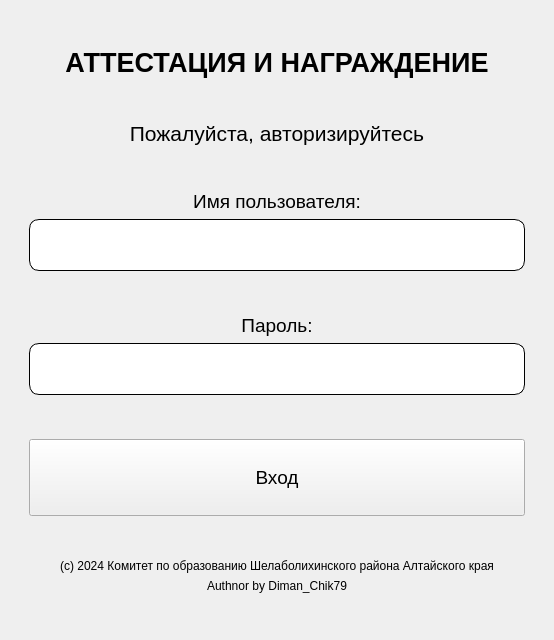
<?xml version="1.0" encoding="UTF-8"?>
<ui version="4.0">
 <class>MainWindow</class>
 <widget class="QMainWindow" name="MainWindow">
  <property name="geometry">
   <rect>
    <x>0</x>
    <y>0</y>
    <width>554</width>
    <height>640</height>
   </rect>
  </property>
  <property name="sizePolicy">
   <sizepolicy hsizetype="Expanding" vsizetype="Expanding">
    <horstretch>0</horstretch>
    <verstretch>0</verstretch>
   </sizepolicy>
  </property>
  <property name="windowTitle">
   <string>MainWindow</string>
  </property>
  <widget class="QWidget" name="centralwidget">
   <layout class="QVBoxLayout" name="verticalLayout">
    <item>
     <spacer name="verticalSpacer_6">
      <property name="orientation">
       <enum>Qt::Vertical</enum>
      </property>
      <property name="sizeHint" stdset="0">
       <size>
        <width>20</width>
        <height>40</height>
       </size>
      </property>
     </spacer>
    </item>
    <item>
     <widget class="QLabel" name="label_4">
      <property name="font">
       <font>
        <pointsize>20</pointsize>
        <weight>75</weight>
        <bold>true</bold>
       </font>
      </property>
      <property name="text">
       <string>АТТЕСТАЦИЯ И НАГРАЖДЕНИЕ</string>
      </property>
      <property name="alignment">
       <set>Qt::AlignCenter</set>
      </property>
     </widget>
    </item>
    <item>
     <spacer name="verticalSpacer_5">
      <property name="orientation">
       <enum>Qt::Vertical</enum>
      </property>
      <property name="sizeHint" stdset="0">
       <size>
        <width>20</width>
        <height>40</height>
       </size>
      </property>
     </spacer>
    </item>
    <item>
     <widget class="QLabel" name="label_3">
      <property name="font">
       <font>
        <pointsize>16</pointsize>
       </font>
      </property>
      <property name="text">
       <string>Пожалуйста, авторизируйтесь</string>
      </property>
      <property name="alignment">
       <set>Qt::AlignCenter</set>
      </property>
     </widget>
    </item>
    <item>
     <spacer name="verticalSpacer">
      <property name="orientation">
       <enum>Qt::Vertical</enum>
      </property>
      <property name="sizeHint" stdset="0">
       <size>
        <width>20</width>
        <height>40</height>
       </size>
      </property>
     </spacer>
    </item>
    <item>
     <widget class="QLabel" name="label">
      <property name="font">
       <font>
        <pointsize>14</pointsize>
       </font>
      </property>
      <property name="text">
       <string>Имя пользователя:</string>
      </property>
      <property name="alignment">
       <set>Qt::AlignCenter</set>
      </property>
     </widget>
    </item>
    <item>
     <widget class="QLineEdit" name="txt_user">
      <property name="sizePolicy">
       <sizepolicy hsizetype="Expanding" vsizetype="Expanding">
        <horstretch>0</horstretch>
        <verstretch>0</verstretch>
       </sizepolicy>
      </property>
      <property name="sizeIncrement">
       <size>
        <width>0</width>
        <height>0</height>
       </size>
      </property>
      <property name="font">
       <font>
        <pointsize>14</pointsize>
       </font>
      </property>
      <property name="styleSheet">
       <string notr="true">border: 1px solid black;
margin-left: 20px;
margin-right: 20px;
min-height: 50px;
border-radius: 10px;</string>
      </property>
      <property name="alignment">
       <set>Qt::AlignCenter</set>
      </property>
     </widget>
    </item>
    <item>
     <spacer name="verticalSpacer_2">
      <property name="orientation">
       <enum>Qt::Vertical</enum>
      </property>
      <property name="sizeHint" stdset="0">
       <size>
        <width>20</width>
        <height>40</height>
       </size>
      </property>
     </spacer>
    </item>
    <item>
     <widget class="QLabel" name="label_2">
      <property name="font">
       <font>
        <pointsize>14</pointsize>
       </font>
      </property>
      <property name="text">
       <string>Пароль:</string>
      </property>
      <property name="alignment">
       <set>Qt::AlignCenter</set>
      </property>
     </widget>
    </item>
    <item>
     <widget class="QLineEdit" name="txt_password">
      <property name="sizePolicy">
       <sizepolicy hsizetype="Expanding" vsizetype="Expanding">
        <horstretch>0</horstretch>
        <verstretch>0</verstretch>
       </sizepolicy>
      </property>
      <property name="font">
       <font>
        <pointsize>14</pointsize>
       </font>
      </property>
      <property name="styleSheet">
       <string notr="true">border: 1px solid black;
margin-left: 20px;
margin-right: 20px;
min-height: 50px;
border-radius: 10px;</string>
      </property>
      <property name="echoMode">
       <enum>QLineEdit::Password</enum>
      </property>
      <property name="alignment">
       <set>Qt::AlignCenter</set>
      </property>
     </widget>
    </item>
    <item>
     <spacer name="verticalSpacer_3">
      <property name="orientation">
       <enum>Qt::Vertical</enum>
      </property>
      <property name="sizeHint" stdset="0">
       <size>
        <width>20</width>
        <height>40</height>
       </size>
      </property>
     </spacer>
    </item>
    <item>
     <widget class="QPushButton" name="btn_enter">
      <property name="sizePolicy">
       <sizepolicy hsizetype="Minimum" vsizetype="Expanding">
        <horstretch>0</horstretch>
        <verstretch>0</verstretch>
       </sizepolicy>
      </property>
      <property name="font">
       <font>
        <pointsize>14</pointsize>
       </font>
      </property>
      <property name="styleSheet">
       <string notr="true">margin-left: 20px;
margin-right: 20px;
min-height: 75px;</string>
      </property>
      <property name="text">
       <string>Вход</string>
      </property>
     </widget>
    </item>
    <item>
     <spacer name="verticalSpacer_4">
      <property name="orientation">
       <enum>Qt::Vertical</enum>
      </property>
      <property name="sizeHint" stdset="0">
       <size>
        <width>20</width>
        <height>40</height>
       </size>
      </property>
     </spacer>
    </item>
    <item>
     <widget class="QLabel" name="label_5">
      <property name="text">
       <string>(c) 2024 Комитет по образованию Шелаболихинского района Алтайского края</string>
      </property>
      <property name="alignment">
       <set>Qt::AlignCenter</set>
      </property>
     </widget>
    </item>
    <item>
     <widget class="QLabel" name="label_6">
      <property name="text">
       <string>Authnor by Diman_Chik79</string>
      </property>
      <property name="alignment">
       <set>Qt::AlignCenter</set>
      </property>
     </widget>
    </item>
    <item>
     <spacer name="verticalSpacer_7">
      <property name="orientation">
       <enum>Qt::Vertical</enum>
      </property>
      <property name="sizeHint" stdset="0">
       <size>
        <width>20</width>
        <height>40</height>
       </size>
      </property>
     </spacer>
    </item>
   </layout>
  </widget>
 </widget>
 <resources/>
 <connections/>
</ui>
